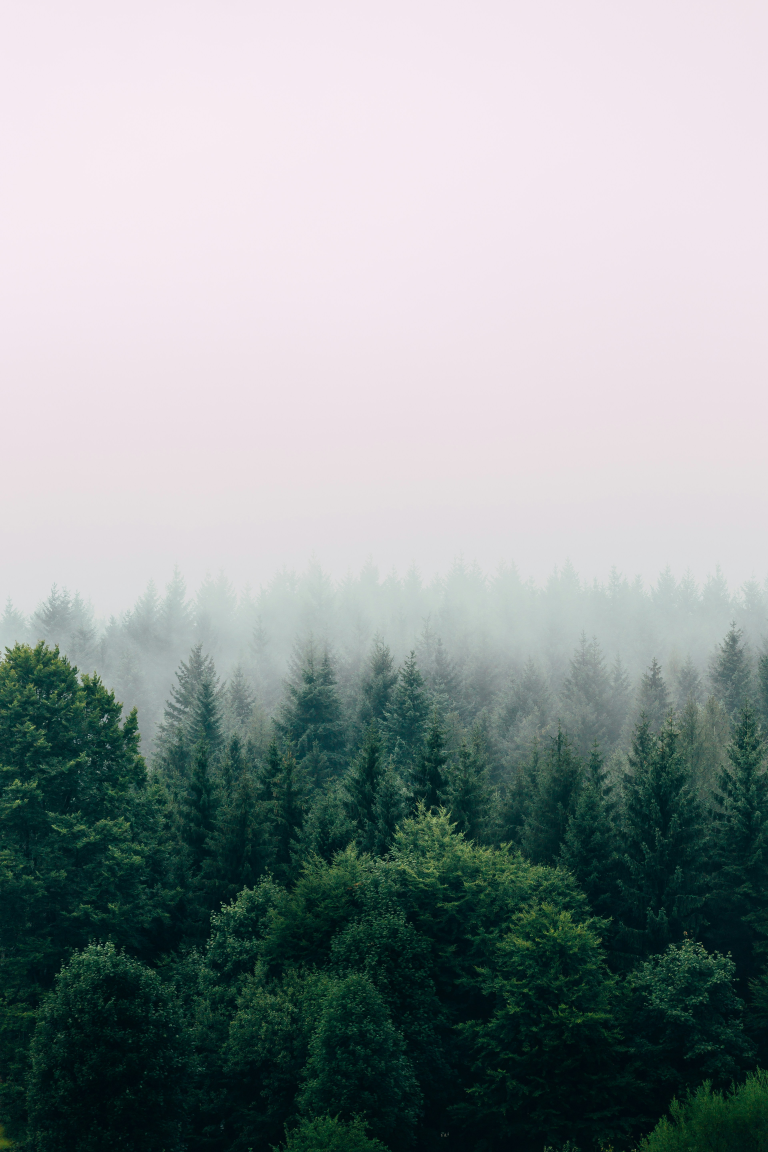
#> input picture brand/entrance photos/misty forest (original).jpg, 3840 x 5760 px (shown at 1/5 size)
$ python prepare_website_forest.py
#> lines starting #> are read from the running program, lines starting #| are printed output that depends on the picture
"""The website's forest pictures (25 October 2026), made from the board's own
misty-forest photo and the entrance fog - the same forest as the phone and
desktop entrances.

    python prepare_website_forest.py

writes frontend/website/public/forest/:
  forest-wide.webp      1920 x 1080  the home page's entrance on wide screens
                                     (the tree line under the mist)
  forest-tall.webp       900 x 1350  the same on phones (the photo's own frame)
  forest-wide-soft.webp  640 x 360   the entrance out of focus, for its arrival
  forest-tall-soft.webp  300 x 450   (the forest comes into focus at dawn)
  forest-ambient.webp   1280 x 720   soft and blurred, behind every page
  fog.webp              1024 x 256   the drifting mist (with transparency), the
                                     fog and its mirror side by side so it
                                     repeats without a seam as it drifts
Camera data is never copied.
"""
import os

from PIL import Image, ImageFilter

HERE = os.path.dirname(os.path.abspath(__file__))
ROOT = os.path.dirname(os.path.dirname(HERE))
OUT = os.path.join(ROOT, "frontend", "website", "public", "forest")
FOG = os.path.join(ROOT, "admin_server_control", "desktop", "app", "ui", "assets", "entrance", "entrance_fog.png")


def clean(img: Image.Image) -> Image.Image:
    """Pixels only - no EXIF, GPS or camera data."""
    out = Image.new(img.mode, img.size)
    out.putdata(list(img.getdata()))
    return out


def save(img: Image.Image, name: str, quality: int):
    path = os.path.join(OUT, name)
    clean(img).save(path, "WEBP", quality=quality, method=6)
    print(f"{name}: {img.size[0]} x {img.size[1]}, {os.path.getsize(path) // 1024} KB")


def main():
    os.makedirs(OUT, exist_ok=True)
    forest = Image.open(os.path.join(HERE, "misty forest (original).jpg")).convert("RGB")
#> forest is the input picture: PIL image 3840x5760 RGB; mean R, G, B 144.4, 152.2, 152.7
    w, h = forest.size
#> w = 3840; h = 5760
    # Wide: a 16:9 band from the mist down into the tree line.
    band_h = int(w * 9 / 16)
#> band_h = 2160
    top = int(h * 0.40)
#> top = 2304
    wide = forest.crop((0, top, w, top + band_h)).resize((1920, 1080), Image.LANCZOS)
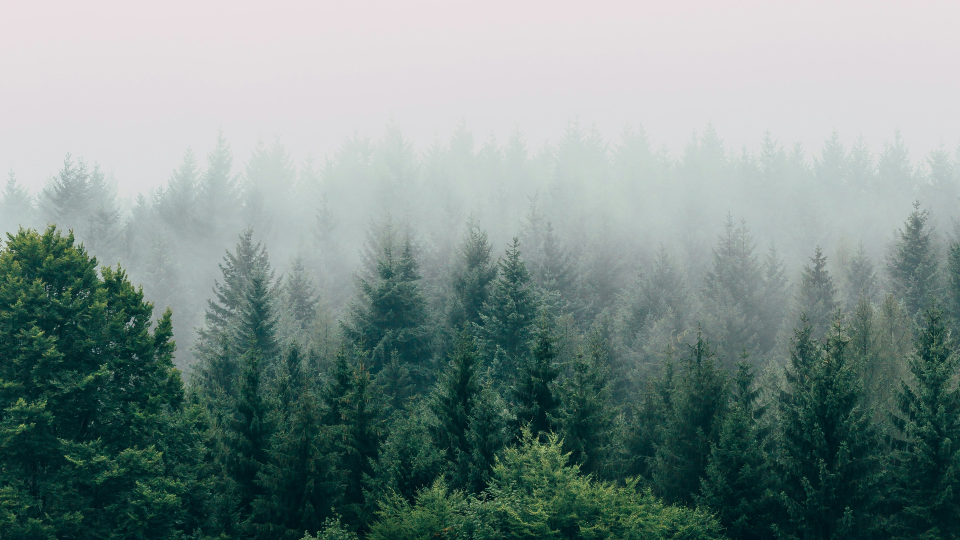
#> wide: PIL image 1920x1080 RGB (shown at 1/2 size); mean R, G, B 124.1, 141.4, 137.9
    save(wide, "forest-wide.webp", 78)
#> in clean, `out = Image.new(img.mode, img.size)`: out: PIL image 1920x1080 RGB; every value is 0
#| forest-wide.webp: 1920 x 1080, 201 KB
    # Tall: the photo's own frame, for phones.
    save(forest.resize((900, 1350), Image.LANCZOS), "forest-tall.webp", 76)
#> in clean (call 2), `out = Image.new(img.mode, img.size)`: out: PIL image 900x1350 RGB; every value is 0
#| forest-tall.webp: 900 x 1350, 65 KB
    # Out of focus, for the entrance's arrival (it sharpens into the above).
    save(wide.resize((640, 360), Image.LANCZOS).filter(ImageFilter.GaussianBlur(9)), "forest-wide-soft.webp", 62)
#> in clean (call 3), `out = Image.new(img.mode, img.size)`: out: PIL image 640x360 RGB; every value is 0
#> in clean (call 3), `out.putdata(list(img.getdata()))`:
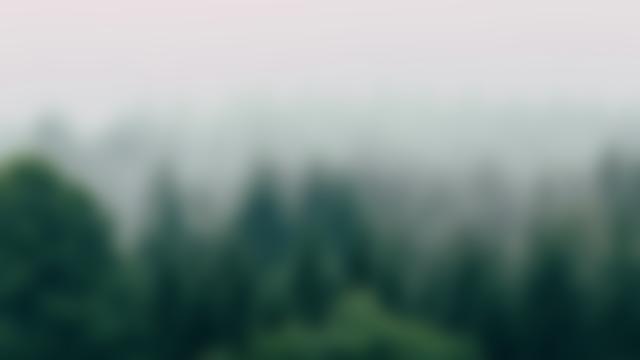
#> out: PIL image 640x360 RGB; mean R, G, B 124.1, 141.4, 137.9
#| forest-wide-soft.webp: 640 x 360, 2 KB
    save(forest.resize((300, 450), Image.LANCZOS).filter(ImageFilter.GaussianBlur(7)), "forest-tall-soft.webp", 62)
#> in clean (call 4), `out = Image.new(img.mode, img.size)`: out: PIL image 300x450 RGB; every value is 0
#> in clean (call 4), `out.putdata(list(img.getdata()))`:
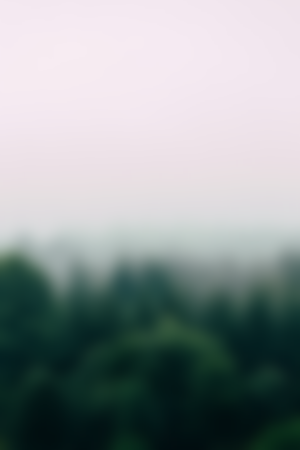
#> out: PIL image 300x450 RGB; mean R, G, B 144.4, 152.2, 152.8
#| forest-tall-soft.webp: 300 x 450, 1 KB
    # Ambient: the tree line, very soft, for behind every page.
    ambient = forest.crop((0, int(h * 0.45), w, int(h * 0.45) + band_h)).resize((1280, 720), Image.LANCZOS)
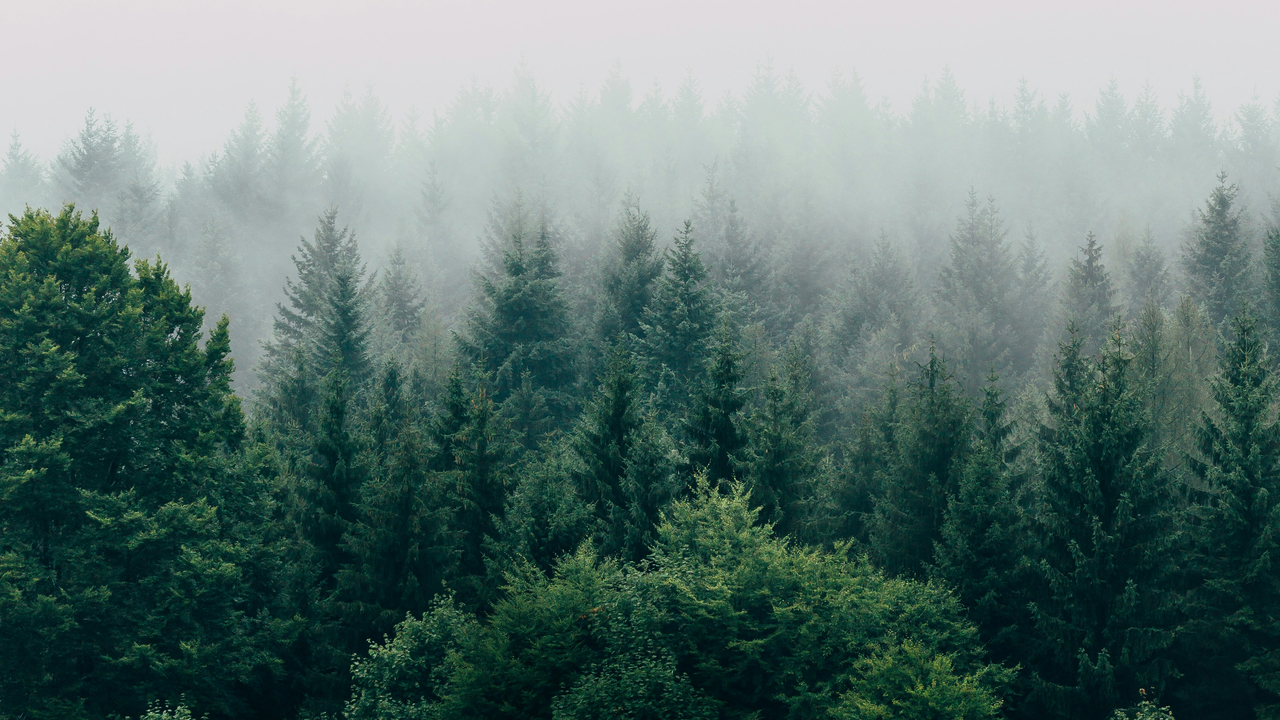
#> ambient: PIL image 1280x720 RGB; mean R, G, B 94.8, 116.9, 112.3
    save(ambient.filter(ImageFilter.GaussianBlur(14)), "forest-ambient.webp", 70)
#> in clean (call 5), `out = Image.new(img.mode, img.size)`: out: PIL image 1280x720 RGB; every value is 0
#> in clean (call 5), `out.putdata(list(img.getdata()))`:
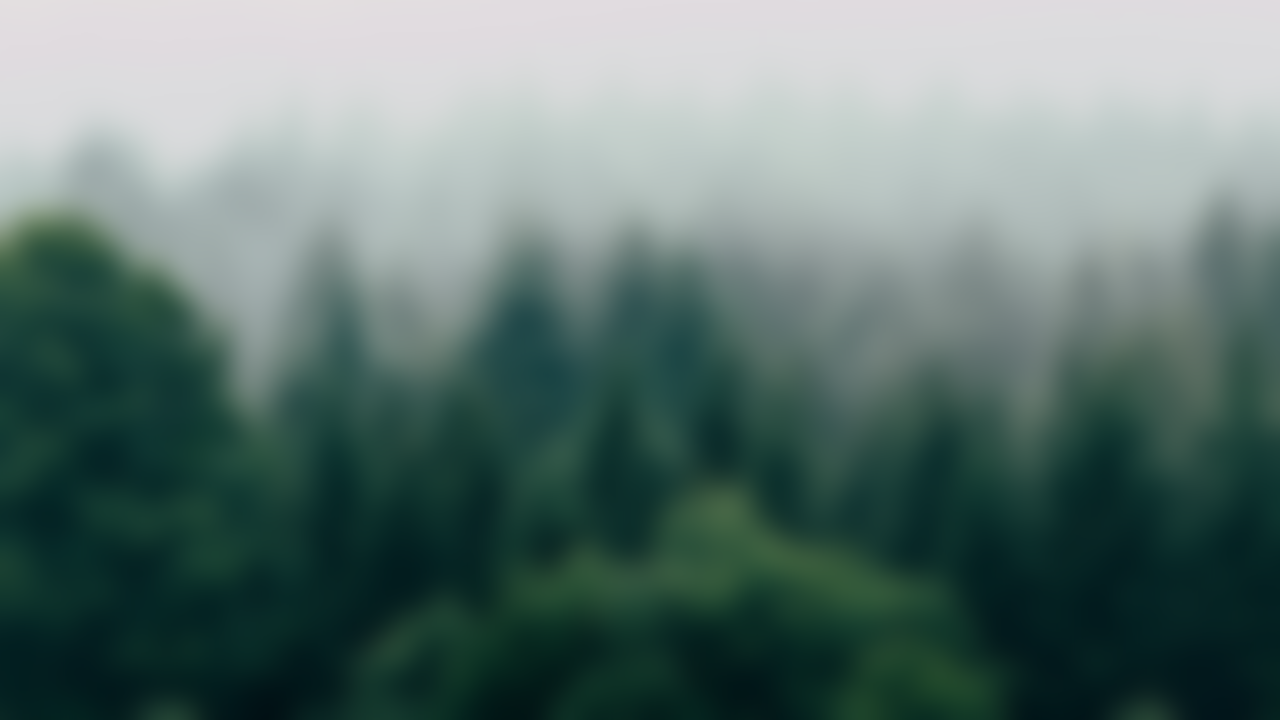
#> out: PIL image 1280x720 RGB; mean R, G, B 94.8, 116.9, 112.3
#| forest-ambient.webp: 1280 x 720, 6 KB
    # Mist, keeping its transparency.
    fog = Image.open(FOG).convert("RGBA").resize((512, 256), Image.LANCZOS)
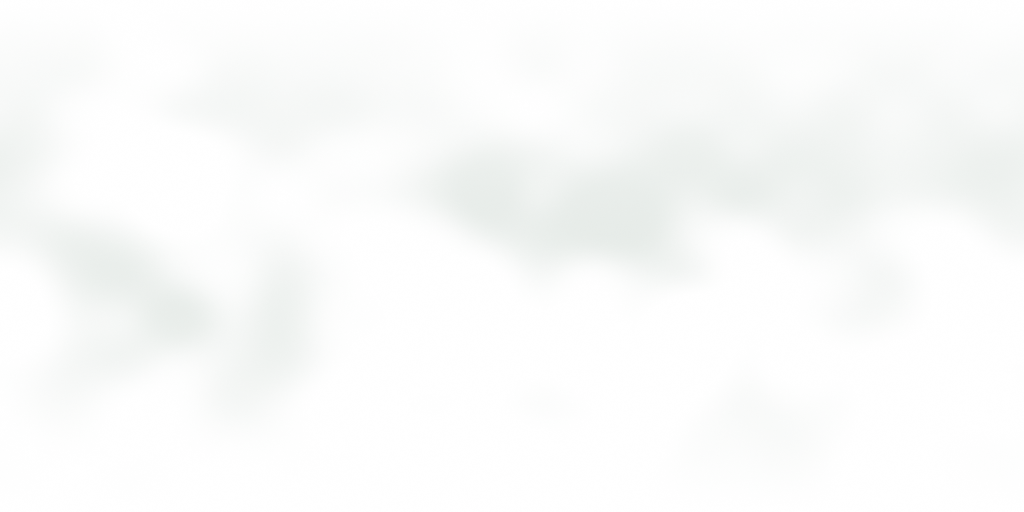
#> input picture admin_server_control/desktop/app/ui/assets/entrance/entrance_fog.png, 1024 x 512 px
    tile = Image.new("RGBA", (1024, 256))
#> tile: PIL image 1024x256 RGBA; every value is 0
    tile.paste(fog, (0, 0))
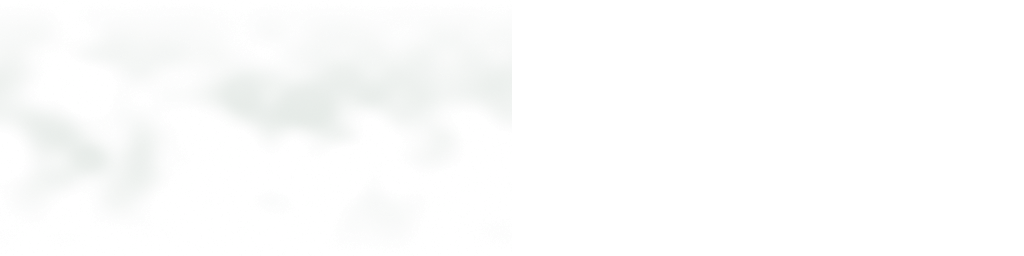
#> tile: PIL image 1024x256 RGBA; mean R, G, B, A 104.6, 107.4, 105.2, 19.2; transparent parts drawn white
    tile.paste(fog.transpose(Image.FLIP_LEFT_RIGHT), (512, 0))
    save(tile, "fog.webp", 50)
#| fog.webp: 1024 x 256, 114 KB


if __name__ == "__main__":
    main()
